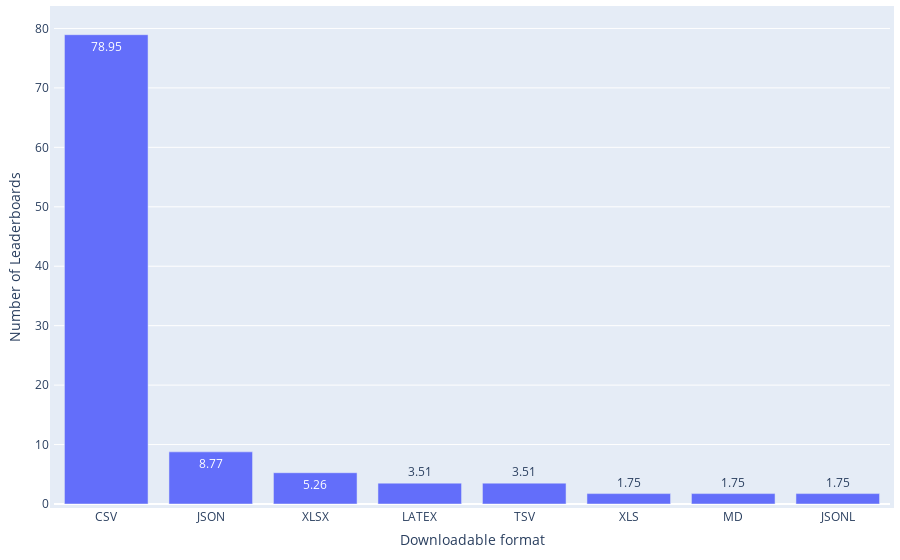

Write notebook code for a chart like this one.
### Code cell
df = pd.read_csv(path_meta / 'leaderboard_processed.csv')
df['Downloadable formats'] = df['Downloadable formats'].apply(ast.literal_eval)
print(f"{round(len(df[df['Downloadable formats'].map(len) > 0])/len(df)*100,2)}% ({len(df[df['Downloadable formats'].map(len) > 0])} out of {len(df)}) leaderboard systems provide downloadable files of the leaderboards.")

df = df[df['Downloadable formats'].map(len) > 0]
df_split = df.explode('Downloadable formats')['Downloadable formats'].value_counts().reset_index(name='Frequency')
print(f"{df_split['Downloadable formats'].iloc[0]} is the most popular storage format of leaderboards, accounting for {round(df_split['Frequency'].iloc[0]/len(df)*100,2)}% ({df_split['Frequency'].iloc[0]} out of {len(df)}) downloadable leaderboard systems.")
df_split['Weight'] = 1

statistics = {
    'Distribution': 'Leaderboard Systems across Downloadable Formats',
    'Mean': np.mean(df_split['Frequency']),
    'Median': np.median(df_split['Frequency']),
    'IQR': df_split['Frequency'].quantile(0.75) - df_split['Frequency'].quantile(0.25),
    'Gini Coefficient': ineqpy.inequality.gini(data=df_split, income='Frequency', weights='Weight'),
}
if os.path.exists(path_meta / 'leaderboard_statistics.csv'):
    df_statistics = pd.read_csv(path_meta / 'leaderboard_statistics.csv')
else:
    df_statistics = pd.DataFrame()
df_statistics = pd.concat([df_statistics, pd.DataFrame([statistics])], ignore_index=True)
df_statistics.drop_duplicates(subset=['Distribution'], keep='last', inplace=True)
df_statistics.sort_values(by='Distribution', inplace=True)
df_statistics.to_csv(path_meta / 'leaderboard_statistics.csv', index=False)

df_split['Ratio'] = round(df_split['Frequency'] / len(df) * 100, 2)

fig = px.bar(
    x=df_split['Downloadable formats'],
    y=df_split['Ratio'],
    text_auto=True,
    labels={'x': 'Downloadable format', 'y': 'Number of Leaderboards'},
)
# Update the layout for a tighter look
fig.update_layout(
    autosize=True,
    margin=dict(
        l=10,  # Left margin
        r=10,  # Right margin
        b=10,  # Bottom margin
        t=10,  # Top margin
        pad=4  # Padding between the plot and the margin
    )
)
fig.show()

### Figure 1 — Plotly figure (JSON) as saved in the notebook; plotly's stock layout.template omitted (floating-point values rounded to 4 significant figures)
{"data": [{"alignmentgroup": "True", "hovertemplate": "Downloadable format=%{x}<br>Number of Leaderboards=%{y}<extra></extra>", "legendgroup": "", "marker": {"color": "#636efa", "pattern": {"shape": ""}}, "name": "", "offsetgroup": "", "orientation": "v", "showlegend": false, "textposition": "auto", "texttemplate": "%{y}", "type": "bar", "x": ["CSV", "JSON", "XLSX", "LATEX", "TSV", "XLS", "MD", "JSONL"], "xaxis": "x", "y": [78.95, 8.77, 5.26, 3.51, 3.51, 1.75, 1.75, 1.75], "yaxis": "y"}], "layout": {"autosize": true, "barmode": "relative", "legend": {"tracegroupgap": 0}, "margin": {"b": 10, "l": 10, "pad": 4, "r": 10, "t": 10}, "xaxis": {"anchor": "y", "domain": [0, 1], "title": {"text": "Downloadable format"}}, "yaxis": {"anchor": "x", "domain": [0, 1], "title": {"text": "Number of Leaderboards"}}}}
